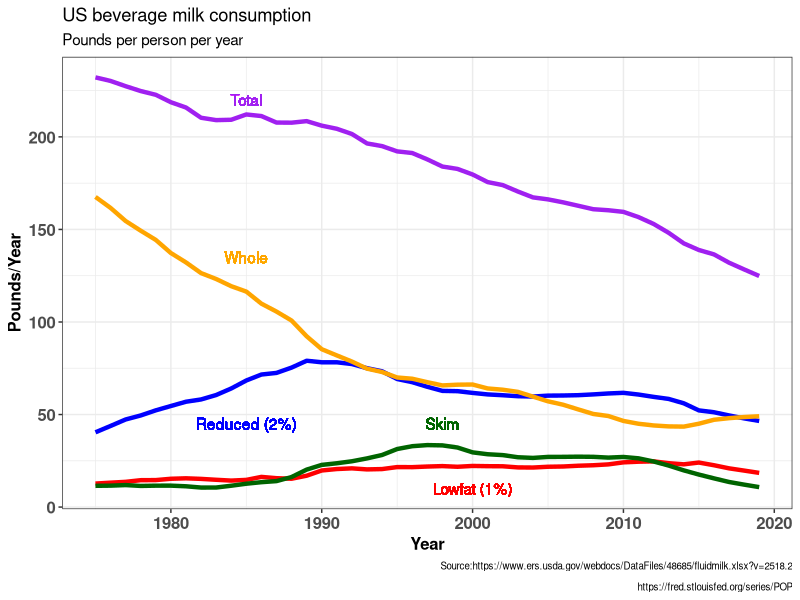
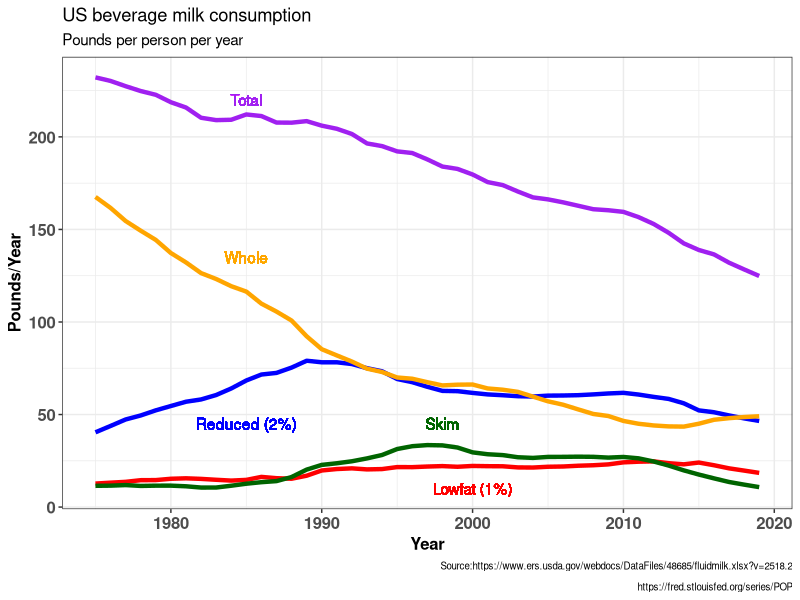

Here is the R script that generated these plots, in order:
# https://www.ers.usda.gov/webdocs/DataFiles/48685/fluidmilk.xlsx?v=2518.2
#
library(tidyverse)

# in millions of pounds of milk per year
US_fluid_beverage_milk_sales =
tribble(
~year, ~whole, ~reduced, ~lowfat, ~skim,  
1975,	36188,	8726	,2742	,2480
,1976,	35241,	9556	,2875	,2524
,1977,	34036,	10423,	3003,	2617,
1978,	33235,	11017,	3233,	2543,
1979,	32480,	11762,	3281,	2604,
1980,	31253,	12435,	3483,	2636,
1981,	30397,	13088,	3574,	2583,
1982,	29350,	13501,	3537,	2449,
1983,	28871,	14183,	3455,	2474,
1984,	28204,	15143,	3382,	2726,
1985,	27760,	16309,	3503,	3009,
1986,	26446,	17232,	3924,	3236,
1987,	25644,	17600,	3790,	3406,
1988,	24691,	18462,	3752,	3979,
1989,	22823,	19553,	4191,	5006,
1990,	21333,	19565,	4944,	5702,
1991,	20769,	19829,	5210,	6000,
1992,	20196,	19851,	5374,	6357,
1993,	19460,	19528,	5297,	6844,
1994,	19223,	19326,	5409,	7414,
1995,	18662,	18442,	5760,	8359,
1996,	18698,	18194,	5817,	8871,
1997,	18413,	17732,	5977,	9139,
1998,	18147,	17333,	6113,	9203,
1999,	18467,	17489,	6082,	8985,
2000,	18698,	17418,	6276,	8347,
2001,	18283,	17365,	6303,	8143,
2002,	18267,	17409,	6350,	8090,
2003,	18101,	17419,	6233,	7829,
2004,	17513,	17523,	6268,	7795,
2005,	16922,	17834,	6452,	8027,
2006,	16535,	18023,	6555,	8113,
2007,	15937,	18257,	6746,	8223,
2008,	15331,	18553,	6888,	8275,
2009,	15124,	18871,	7091,	8216,
2010,	14414,	19118,	7482,	8385,
2011,	14043,	18966,	7648,	8216,
2012,	13854,	18705,	7756,	7739,
2013,	13786,	18480,	7503,	7092,
2014,	13849,	17860,	7358,	6317,
2015,	14451,	16759,	7719,	5635,
2016,	15242,	16556,	7305,	5013,
2017,	15621,	16100,	6806,	4410,
2018,	15901,	15665,	6444,	3965,
2019,	16119,	15281,	6068,	3541
)

# from https://fred.stlouisfed.org/series/POP
# in thousands of people
US_pop = 
  tribble(
~year, ~pop,
1952, 157553,
1953, 160184,
1954, 163026,
1955, 165931,
1956, 168903,
1957, 171984,
1958, 174882,
1959, 177830,
1960, 180671,
1961, 183691,
1962, 186538,
1963, 189242,
1964, 191889,
1965, 194303,
1966, 196560,
1967, 198712,
1968, 200706,
1969, 202677,
1970, 205052,
1971, 207661,
1972, 209896,
1973, 211909,
1974, 213854,
1975, 215973,
1976, 218035,
1977, 220239,
1978, 222585,
1979, 225055,
1980, 227726,
1981, 229966,
1982, 232188,
1983, 234307,
1984, 236348,
1985, 238466,
1986, 240651,
1987, 242804,
1988, 245021,
1989, 247342,
1990, 250132,
1991, 253493,
1992, 256894,
1993, 260255,
1994, 263436,
1995, 266557,
1996, 269667,
1997, 272912,
1998, 276115,
1999, 279295,
2000, 282385,
2001, 285309,
2002, 288105,
2003, 290820,
2004, 293463,
2005, 296186,
2006, 298996,
2007, 302004,
2008, 304798,
2009, 307439,
2010, 309741.279,
2011, 311973.914,
2012, 314167.558,
2013, 316294.766,
2014, 318576.955,
2015, 320870.703,
2016, 323161.011,
2017, 325206.03,
2018, 326923.976,
2019, 328475.998,
2020, 330113.98
) %>% 
  mutate(pop_millions = pop/1000)

D = left_join(US_fluid_beverage_milk_sales, US_pop) %>% 
      mutate( whole_pc   = whole/pop_millions,
              reduced_pc = reduced/pop_millions,
              lowfat_pc  = lowfat/pop_millions,
              skim_pc    = skim/pop_millions,
              total_pc   = whole_pc+reduced_pc+lowfat_pc+skim_pc) %>% 
      pivot_longer(cols=contains('_pc'), names_to = 'categ', values_to = 'value') %>% 
      select(year,categ,value)



ggplot(data=D) +
  aes(x=year, y=value, group=categ, color=categ) +
  geom_line(size=1.5) +
  labs(x='Year',y='Pounds/Year',
       title='US beverage milk consumption',
       subtitle='Pounds per person per year',
       caption='Source:https://www.ers.usda.gov/webdocs/DataFiles/48685/fluidmilk.xlsx?v=2518.2
\nhttps://fred.stlouisfed.org/series/POP') +
  geom_text(aes(x=1985, y=220, label='Total'), color='purple') +
  geom_text(aes(x=1985, y=135, label='Whole'), color='orange') +
  geom_text(aes(x=1985, y= 45, label='Reduced (2%)'), color='blue') +
  geom_text(aes(x=2000, y= 10, label='Lowfat (1%)'), color='red') +
  geom_text(aes(x=1998, y= 45, label='Skim'), color='darkgreen') +
  theme_bw() +
  theme(axis.text = element_text(face='bold',size=12),
        axis.title
        =element_text(face='bold',size=12),
        plot.caption =element_text(size=7) ) +
  scale_color_manual(values=
    c('red','blue','darkgreen','purple','orange')) +
  guides(color=FALSE)
  

ggsave('US_milk.png', dpi=300)
